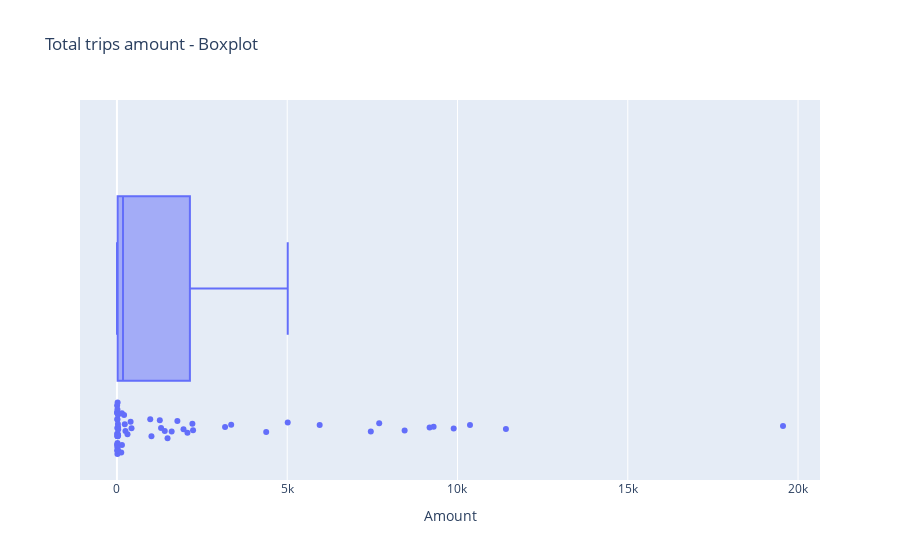

The notebook cell this image was saved under:
### Markdown cell above
The outcome in the bar graph above is inneficient. Even though we are using plotly.express library that allows us to zoom in the graph, what we can infer is that there is a high discrepance between the company with the highest average amount of trips and the lowest one.  
  
Therefore a bar graph might not be ideal in this situation. Let's visualize this information through boxplot below:

### Code cell
#Total trips amount
trips_amount_box = px.box(trips_amount,
                          x ='trips_amount',
                          title = 'Total trips amount - Boxplot',
                          points = 'all')

# Updating x_axis and y_axis titles.
trips_amount_box.update_layout(xaxis_title='Amount')

trips_amount_box

### Figure 1 — Plotly figure (JSON) as saved in the notebook; plotly's stock layout.template omitted (floating-point values rounded to 4 significant figures)
{"data": [{"alignmentgroup": "True", "boxpoints": "all", "hovertemplate": "trips_amount=%{x}<extra></extra>", "legendgroup": "", "marker": {"color": "#636efa"}, "name": "", "notched": false, "offsetgroup": "", "orientation": "h", "showlegend": false, "type": "box", "x": [19558, 11422, 10367, 9888, 9299, 9181, 8448, 7701, 7455, 5953, 5015, 4383, 3355, 3175, 2235, 2216, 2070, 1955, 1775, 1607, 1486, 1404, 1296, 1259, 1014, 978, 428, 402, 310, 250, 230, 210, 147, 146, 127, 39, 37, 36, 33, 33, 31, 29, 29, 29, 27, 25, 21, 21, 20, 16, 15, 15, 14, 14, 14, 13, 12, 11, 8, 7, 7, 5, 3, 2], "x0": " ", "xaxis": "x", "y0": " ", "yaxis": "y"}], "layout": {"boxmode": "group", "legend": {"tracegroupgap": 0}, "title": {"text": "Total trips amount - Boxplot"}, "xaxis": {"anchor": "y", "domain": [0, 1], "title": {"text": "Amount"}}, "yaxis": {"anchor": "x", "domain": [0, 1]}}}
